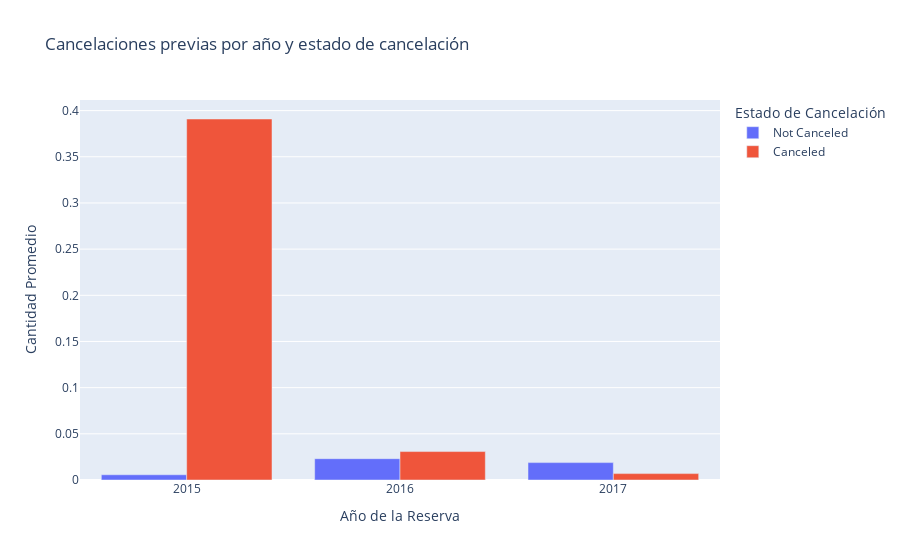

Notebook code for this chart:
### Code cell
# Convert 'is_canceled' to a categorical label (e.g., "Canceled" or "Not Canceled")
grouped['cancel_status'] = grouped['is_canceled'].apply(lambda x: 'Canceled' if x == 1 else 'Not Canceled')
# Create the bar plot with separate bars for each year and cancellation status
fig = px.bar(
    grouped,
    x='arrival_date_year', 
    y='mean', 
    color='cancel_status',  # Different colors for canceled and not canceled
    title='Cancelaciones previas por año y estado de cancelación',
    barmode='group',  # Groups by year and cancellation status
    labels={'mean': 'Cantidad Promedio',  'arrival_date_year': 'Año de la Reserva', 'cancel_status': 'Estado de Cancelación'}
)

fig.show()

### Figure 1 — Plotly figure (JSON) as saved in the notebook; plotly's stock layout.template omitted (floating-point values rounded to 4 significant figures)
{"data": [{"alignmentgroup": "True", "hovertemplate": "Estado de Cancelación=Not Canceled<br>Año de la Reserva=%{x}<br>Cantidad Promedio=%{y}<extra></extra>", "legendgroup": "Not Canceled", "marker": {"color": "#636efa", "pattern": {"shape": ""}}, "name": "Not Canceled", "offsetgroup": "Not Canceled", "orientation": "v", "showlegend": true, "textposition": "auto", "type": "bar", "x": [2015, 2016, 2017], "xaxis": "x", "y": [0.005656, 0.02309, 0.01881], "yaxis": "y"}, {"alignmentgroup": "True", "hovertemplate": "Estado de Cancelación=Canceled<br>Año de la Reserva=%{x}<br>Cantidad Promedio=%{y}<extra></extra>", "legendgroup": "Canceled", "marker": {"color": "#EF553B", "pattern": {"shape": ""}}, "name": "Canceled", "offsetgroup": "Canceled", "orientation": "v", "showlegend": true, "textposition": "auto", "type": "bar", "x": [2015, 2016, 2017], "xaxis": "x", "y": [0.3909, 0.03078, 0.006922], "yaxis": "y"}], "layout": {"barmode": "group", "legend": {"title": {"text": "Estado de Cancelación"}, "tracegroupgap": 0}, "title": {"text": "Cancelaciones previas por año y estado de cancelación"}, "xaxis": {"anchor": "y", "domain": [0, 1], "title": {"text": "Año de la Reserva"}}, "yaxis": {"anchor": "x", "domain": [0, 1], "title": {"text": "Cantidad Promedio"}}}}
